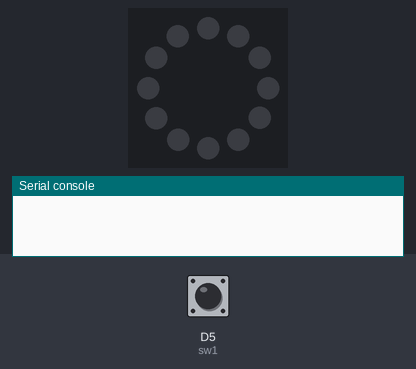
Recording of a program running on a simulated CircuitPython board. On the bench: 12 RGB LEDs in a ring, first at the top, clockwise, the last lines printed to the serial console. The inputs (shaded band) are chosen by the test bench; at power-on: D5 (sw1) HIGH.

Above: at 1.2 s.
1.3 s: D5 (sw1) pulled LOW for 0.15 s
At 2.5 s:
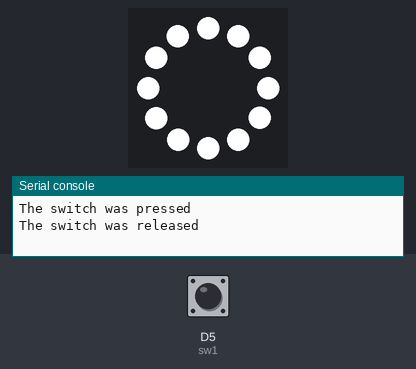
2.9 s: D5 (sw1) pulled LOW for 1 s
At 3.2 s:
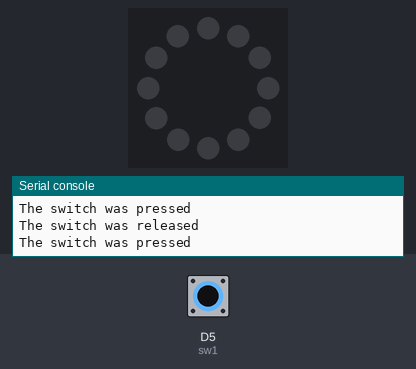
5.4 s: D5 (sw1) pulled LOW for 3.2 s
At 5.7 s:
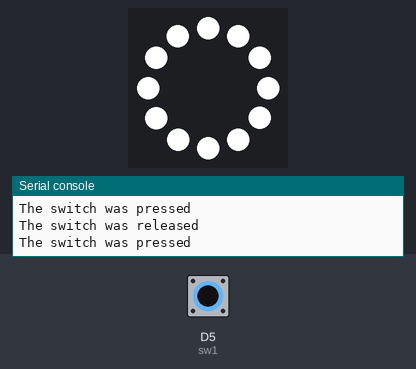
Timing chart, 0 to 8.4 s (numbered marks = the images above; inputs shaded):
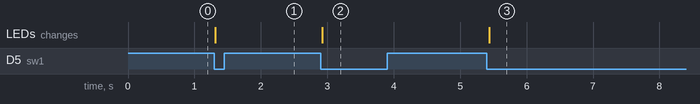

The program:

Momentary_contact_Toggle_Switch.py
```python
## Setup Block ##
import time
import board
from digitalio import DigitalInOut, Pull
import neopixel

# declare a DigitalInOut for a STEMMA switch
sw1 = DigitalInOut(board.D5)
sw1.switch_to_input()

# declare a neopixel object for the pixel ring wired to D13
pixel_ring = neopixel.NeoPixel(board.D13, 12, bpp=4)

# declare a color constant to fill the pixels with
WHITE = (0, 0, 0, 255)

# variable to track the previous value of the switch
sw1_pre = sw1.value

# variable to track the desired output state
light = False

# loop forever
while True:
    ## Input Block ##
    # gather input values as an integer
    sw1_read = int(sw1.value)

    # compare the previous sw1 state to the current state with if
    if sw1_read != sw1_pre:
        # sw1_read is not equal to sw1_pre so the switch state has changed
        # since it changed, lets save the new value to sw1_pre
        sw1_pre = sw1_read
        # if the state of the switch is False, it has been pushed down
        if sw1_read == False:
            print("The switch was pressed")
            # toggle the light variable
            light = not light
        else:
            print("The switch was released")

    ## Output Block ##
    if light == True:
        pixel_ring.fill(WHITE)
    else:
        pixel_ring.fill(0)

    # sleep to see changes in the serial monitor
    time.sleep(0.1)
```

Measured:
- after the input at 1.3 s, the LEDs: change at once (image 1)
- after the input at 2.9 s, the LEDs: change at once (image 2)
- after the input at 5.4 s, the LEDs: change at once (image 3)
